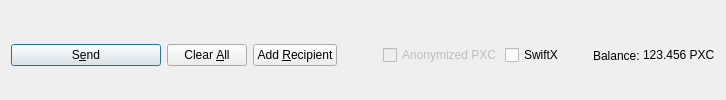
         <widget class="QFrame" name="frame_Send">
          <layout class="QHBoxLayout" name="horizontalLayout">
           <property name="bottomMargin">
            <number>0</number>
           </property>
           <item>
            <widget class="QPushButton" name="sendButton">
             <property name="minimumSize">
              <size>
               <width>150</width>
               <height>0</height>
              </size>
             </property>
             <property name="toolTip">
              <string>Confirm the send action</string>
             </property>
             <property name="text">
              <string>S&amp;end</string>
             </property>
             <property name="icon">
              <iconset resource="../praxis.qrc">
               <normaloff>:/icons/send</normaloff>:/icons/send</iconset>
             </property>
             <property name="autoDefault">
              <bool>false</bool>
             </property>
             <property name="default">
              <bool>true</bool>
             </property>
            </widget>
           </item>
           <item>
            <widget class="QPushButton" name="clearButton">
             <property name="sizePolicy">
              <sizepolicy hsizetype="Minimum" vsizetype="Fixed">
               <horstretch>0</horstretch>
               <verstretch>0</verstretch>
              </sizepolicy>
             </property>
             <property name="toolTip">
              <string>Clear all fields of the form.</string>
             </property>
             <property name="text">
              <string>Clear &amp;All</string>
             </property>
             <property name="icon">
              <iconset resource="../praxis.qrc">
               <normaloff>:/icons/remove</normaloff>:/icons/remove</iconset>
             </property>
             <property name="autoDefault">
              <bool>false</bool>
             </property>
            </widget>
           </item>
           <item>
            <widget class="QPushButton" name="addButton">
             <property name="toolTip">
              <string>Send to multiple recipients at once</string>
             </property>
             <property name="text">
              <string>Add &amp;Recipient</string>
             </property>
             <property name="icon">
              <iconset resource="../praxis.qrc">
               <normaloff>:/icons/add</normaloff>:/icons/add</iconset>
             </property>
             <property name="autoDefault">
              <bool>false</bool>
             </property>
            </widget>
           </item>
           <item>
            <spacer name="horizontalSpacer">
             <property name="orientation">
              <enum>Qt::Horizontal</enum>
             </property>
             <property name="sizeHint" stdset="0">
              <size>
               <width>40</width>
               <height>20</height>
              </size>
             </property>
            </spacer>
           </item>
           <item>
            <layout class="QHBoxLayout" name="horizontalLayout_2">
             <property name="spacing">
              <number>3</number>
             </property>
             <item>
              <widget class="QCheckBox" name="checkzPXC">
               <property name="enabled">
                <bool>false</bool>
               </property>
               <property name="text">
                <string>Anonymized PXC</string>
               </property>
              </widget>
             </item>
             <item>
              <widget class="QCheckBox" name="checkSwiftTX">
               <property name="enabled">
                <bool>true</bool>
               </property>
               <property name="minimumSize">
                <size>
                 <width>85</width>
                 <height>0</height>
                </size>
               </property>
               <property name="text">
                <string>SwiftX</string>
               </property>
              </widget>
             </item>
             <item>
              <widget class="QLabel" name="label">
               <property name="text">
                <string>Balance:</string>
               </property>
              </widget>
             </item>
             <item>
              <widget class="QLabel" name="labelBalance">
               <property name="sizePolicy">
                <sizepolicy hsizetype="Preferred" vsizetype="Fixed">
                 <horstretch>0</horstretch>
                 <verstretch>0</verstretch>
                </sizepolicy>
               </property>
               <property name="cursor">
                <cursorShape>IBeamCursor</cursorShape>
               </property>
               <property name="text">
                <string notr="true">123.456 PXC</string>
               </property>
               <property name="textInteractionFlags">
                <set>Qt::LinksAccessibleByMouse|Qt::TextSelectableByKeyboard|Qt::TextSelectableByMouse</set>
               </property>
              </widget>
             </item>
            </layout>
           </item>
          </layout>
         </widget>
